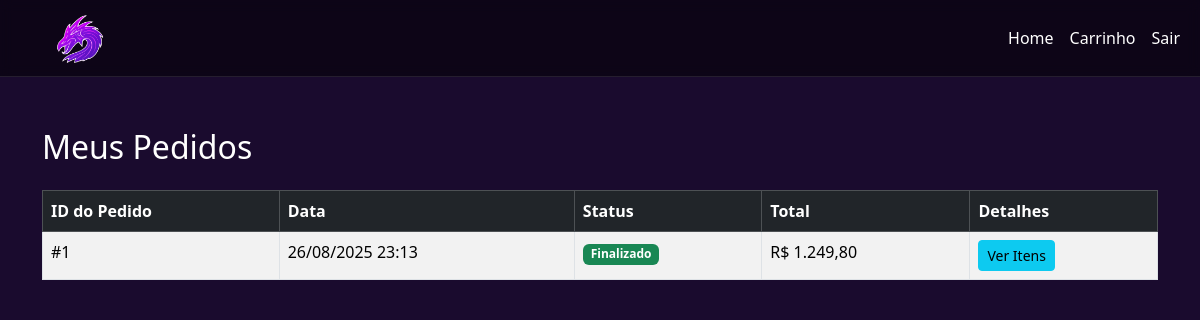
The app's page /websiteFinalVersion/meus_pedidos.php (signed in) with its own data.
### tables this page shows
CREATE TABLE `carrinhos` (
  `id` int(11) NOT NULL,
  `usuario_id` int(11) DEFAULT NULL,
  `status` enum('aberto','finalizado') DEFAULT 'aberto',
  `created_at` timestamp NOT NULL DEFAULT current_timestamp()
);

### websiteFinalVersion/meus_pedidos.php (the view, shortened to what this page needs)
<?php
$host = 'localhost';
$dbname = 'stingray';
$username = 'root';
$password = '';
try {
    $pdo = new PDO("mysql:host=$host;dbname=$dbname;charset=utf8", $username, $password);
    $pdo->setAttribute(PDO::ATTR_ERRMODE, PDO::ERRMODE_EXCEPTION);
    $stmt = $pdo->prepare("
        SELECT c.id as carrinho_id, c.status, c.created_at,
               SUM(p.preco * ci.quantidade) as total
        FROM carrinhos c
        JOIN carrinho_itens ci ON ci.carrinho_id = c.id
        JOIN produtos p ON p.id_produto = ci.produto_id
        WHERE c.usuario_id = ?
        GROUP BY c.id
        ORDER BY c.created_at DESC
    ");
    $stmt->execute([$_SESSION['usuario_id']]);
    $pedidos = $stmt->fetchAll(PDO::FETCH_ASSOC);
} catch (PDOException $e) {
    die("Erro na conexão com o banco de dados: " . $e->getMessage());
}
?>
<!DOCTYPE html>
<html lang="pt-br">
<head>
<link rel="stylesheet" href="https://cdn.jsdelivr.net/npm/bootstrap@5.3.3/dist/css/bootstrap.min.css">
<link rel="stylesheet" href="css/style.css">
</head>
<body>
<nav class="navbar navbar-expand-lg">
  <div class="container-fluid">
    <a class="navbar-brand" href="#">
            <img src="midias/logoStingray.png" alt="Logo Stingray" id="nav-logo">
    </a>
    <ul class="navbar-nav ms-auto">
      <li class="nav-item"><a class="nav-link" href="index.php">Home</a></li>
      <li class="nav-item"><a class="nav-link" href="ver_carrinho.php">Carrinho</a></li>
      <li class="nav-item"><a class="nav-link" href="logout.php">Sair</a></li>
    </ul>
  </div>
</nav>
<div class="container mt-5">
    <h2 class="mb-4">Meus Pedidos</h2>
    <?php if(count($pedidos) > 0): ?>
    <table class="table table-striped table-bordered">
        <thead class="table-dark">
            <tr>
                <th>ID do Pedido</th>
                <th>Data</th>
                <th>Status</th>
                <th>Total</th>
                <th>Detalhes</th>
            </tr>
        </thead>
        <tbody>
            <?php foreach($pedidos as $pedido): ?>
            <tr>
                <td>#<?= $pedido['carrinho_id'] ?></td>
                <td><?= date('d/m/Y H:i', strtotime($pedido['created_at'])) ?></td>
                <td>
                    <?php if($pedido['status'] == 'aberto'): ?>
                        <span class="badge bg-warning text-dark">Aberto</span>
                    <?php else: ?>
                        <span class="badge bg-success">Finalizado</span>
                    <?php endif; ?>
                </td>
                <td>R$ <?= number_format($pedido['total'], 2, ',', '.') ?></td>
                <td>
                    <a href="detalhes_pedido.php?id=<?= $pedido['carrinho_id'] ?>" class="btn btn-info btn-sm">Ver Itens</a>
                </td>
            </tr>
            <?php endforeach; ?>
        </tbody>
    </table>
    <?php else: ?>
        <div class="alert alert-info">Você ainda não realizou nenhum pedido.</div>
    <?php endif; ?>
</div>
</body>
</html>

### website/css/style.css (style rules this page uses)
:root { --roxo-escuro: #1A0B2E; --roxo-principal: #5B2B9A; --roxo-claro: #9D6CFF; --cinza-texto: #A4ACAD; --branco: #FFFFFF; }
body { background-color: var(--roxo-escuro); color: var(--branco); font-family: 'Segoe UI', Tahoma, Geneva, Verdana, sans-serif; padding-top: 80px; }
.navbar { z-index: 1000; position: fixed !important; top: 0; width: 100%; justify-content: center; background: rgba(0, 0, 0, 0.5) !important; backdrop-filter: blur(6px); border-bottom: 1px solid rgba(255, 255, 255, 0.1); }
.navbar a { color: var(--branco) !important; font-weight: 500; transition: 0.3s; }
#nav-logo { height: 50px; width: auto; padding: 0px 30px; }

### records on screen
carrinhos: id "1", created_at "26/08/2025 23:13", status "Finalizado", total "1.249,80"
